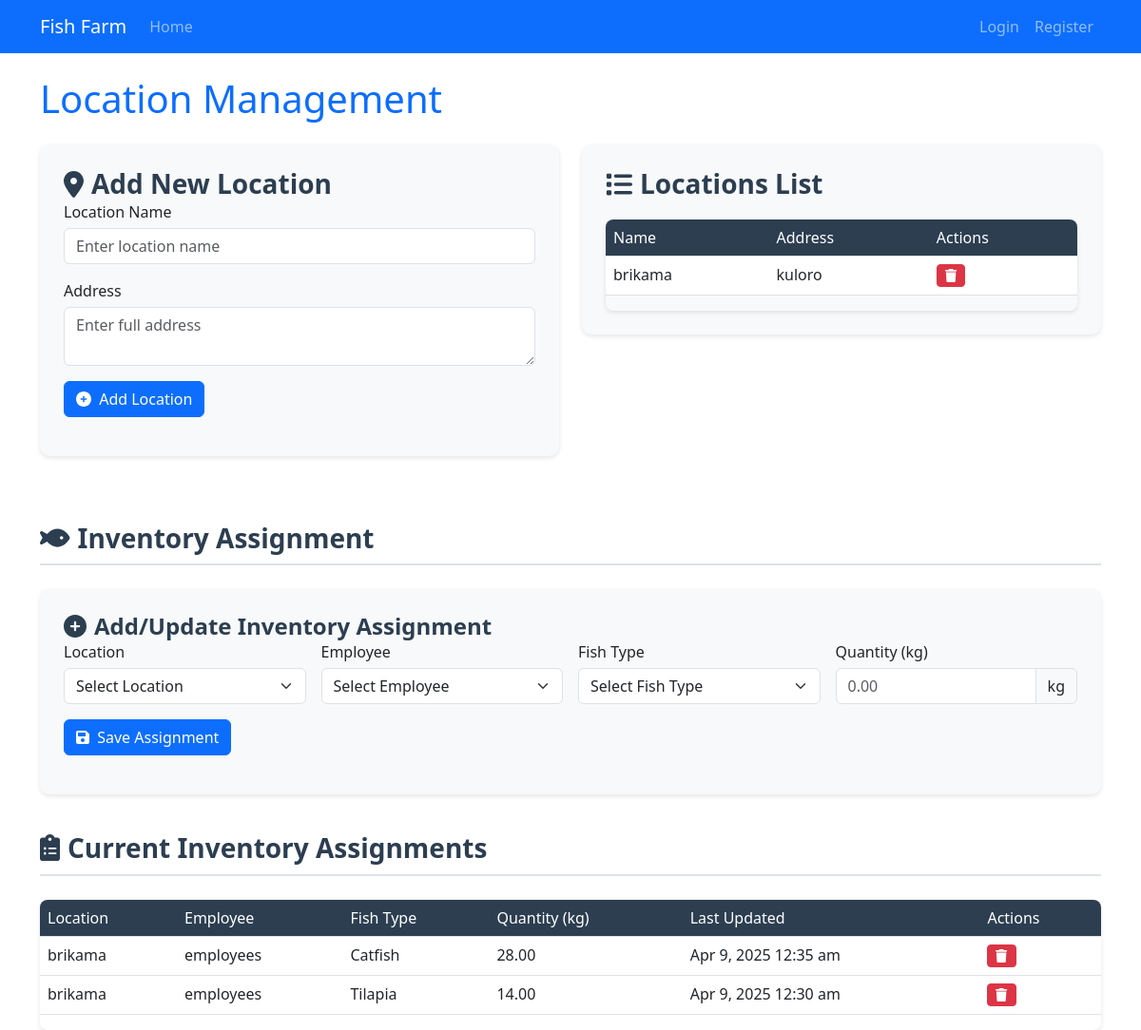
/location_management.php, run on the app's committed database.
### tables this page shows
CREATE TABLE `locations` (
  `id` int(11) NOT NULL,
  `name` varchar(100) NOT NULL,
  `address` text DEFAULT NULL,
  `created_at` timestamp NOT NULL DEFAULT current_timestamp()
);

CREATE TABLE `location_inventory` (
  `id` int(11) NOT NULL,
  `location_id` int(11) NOT NULL,
  `employee_id` int(11) NOT NULL,
  `fish_type_id` int(11) NOT NULL,
  `quantity` decimal(10,2) NOT NULL,
  `last_updated` timestamp NOT NULL DEFAULT current_timestamp() ON UPDATE current_timestamp()
);

CREATE TABLE `users` (
  `id` int(11) NOT NULL,
  `username` varchar(50) NOT NULL,
  `password` varchar(255) NOT NULL,
  `email` varchar(100) NOT NULL,
  `role` enum('admin','employee','customer') DEFAULT 'customer',
  `created_at` timestamp NOT NULL DEFAULT current_timestamp()
);

CREATE TABLE `fish_types` (
  `id` int(11) NOT NULL,
  `name` varchar(50) NOT NULL,
  `description` text DEFAULT NULL,
  `price_per_kg` decimal(10,2) NOT NULL,
  `image_path` varchar(255) DEFAULT NULL
);

### location_management.php (the view, shortened to what this page needs)
<?php
require_once 'navbar.php';
$locations = $pdo->query("SELECT * FROM locations ORDER BY name")->fetchAll();
$inventoryAssignments = $pdo->query("
    SELECT li.*, l.name as location_name, u.username as employee_name, ft.name as fish_type_name
    FROM location_inventory li
    JOIN locations l ON li.location_id = l.id
    JOIN users u ON li.employee_id = u.id
    JOIN fish_types ft ON li.fish_type_id = ft.id
    ORDER BY l.name, u.username, ft.name
")->fetchAll();
?>
<!DOCTYPE html>
<html lang="en">
<head>
    <link href="https://cdn.jsdelivr.net/npm/bootstrap@5.3.0/dist/css/bootstrap.min.css" rel="stylesheet">
    <link rel="stylesheet" href="https://cdnjs.cloudflare.com/ajax/libs/font-awesome/6.0.0/css/all.min.css">
</head>
<body>
    <div class="container">
        <h1 class="my-4 text-primary">Location Management</h1>
        <div class="row">
            <div class="col-lg-6">
                <div class="form-container">
                    <h3 class="card-title"><i class="fas fa-map-marker-alt me-2"></i>Add New Location</h3>
                    <form method="POST">
                        <div class="mb-3">
                            <label for="name" class="form-label">Location Name</label>
                            <input type="text" class="form-control" id="name" name="name" required placeholder="Enter location name">
                        </div>
                        <div class="mb-3">
                            <label for="address" class="form-label">Address</label>
                            <textarea class="form-control" id="address" name="address" rows="2" required placeholder="Enter full address"></textarea>
                        </div>
                        <button type="submit" name="add_location" class="btn btn-primary">
                            <i class="fas fa-plus-circle me-1"></i> Add Location
                        </button>
                    </form>
                </div>
            </div>
            <div class="col-lg-6">
                <div class="form-container">
                    <h3 class="card-title"><i class="fas fa-list me-2"></i>Locations List</h3>
                    <?php if (count($locations) > 0): ?>
                        <div class="table-responsive">
                            <table class="table table-hover">
                                <thead>
                                    <tr>
                                        <th>Name</th>
                                        <th>Address</th>
                                        <th>Actions</th>
                                    </tr>
                                </thead>
                                <tbody>
                                    <?php foreach ($locations as $location): ?>
                                        <tr>
                                            <td><?= htmlspecialchars($location['name']) ?></td>
                                            <td><?= htmlspecialchars($location['address']) ?></td>
                                            <td class="action-buttons">
                                                <form method="POST" style="display: inline;">
                                                    <button type="submit" name="delete_location" class="btn btn-sm btn-danger"
                                                        onclick="return confirm('Are you sure you want to delete this location and all its assignments?')">
                                                        <i class="fas fa-trash"></i>
                                                    </button>
                                                </form>
                                            </td>
                                        </tr>
                                    <?php endforeach; ?>
                                </tbody>
                            </table>
                        </div>
                    <?php else: ?>
                        <div class="alert alert-info">No locations found. Add your first location above.</div>
                    <?php endif; ?>
                </div>
            </div>
        </div>
        <h3 class="section-title"><i class="fas fa-fish me-2"></i>Inventory Assignment</h3>
        <div class="form-container">
            <h4 class="card-title"><i class="fas fa-plus-circle me-2"></i>Add/Update Inventory Assignment</h4>
            <form method="POST">
                <div class="row g-3">
                    <div class="col-md-3">
                        <label for="location_id" class="form-label">Location</label>
                        <select class="form-select" id="location_id" name="location_id" required>
                            <option value="">Select Location</option>
                        </select>
                    </div>
                    <div class="col-md-3">
                        <label for="employee_id" class="form-label">Employee</label>
                        <select class="form-select" id="employee_id" name="employee_id" required>
                            <option value="">Select Employee</option>
                        </select>
                    </div>
                    <div class="col-md-3">
                        <label for="fish_type_id" class="form-label">Fish Type</label>
                        <select class="form-select" id="fish_type_id" name="fish_type_id" required>
                            <option value="">Select Fish Type</option>
                        </select>
                    </div>
                    <div class="col-md-3">
                        <label for="quantity" class="form-label">Quantity (kg)</label>
                        <div class="input-group">
                            <input type="number" step="0.01" min="0" class="form-control" id="quantity" name="quantity" required placeholder="0.00">
                            <span class="input-group-text">kg</span>
                        </div>
                    </div>
                    <div class="col-md-12 mt-3">
                        <button type="submit" name="add_assignment" class="btn btn-primary">
                            <i class="fas fa-save me-1"></i> Save Assignment
                        </button>
                    </div>
                </div>
            </form>
        </div>
        <h3 class="section-title"><i class="fas fa-clipboard-list me-2"></i>Current Inventory Assignments</h3>
        <div class="table-responsive">
            <?php if (count($inventoryAssignments) > 0): ?>
                <table class="table table-hover">
                    <thead>
                        <tr>
                            <th>Location</th>
                            <th>Employee</th>
                            <th>Fish Type</th>
                            <th>Quantity (kg)</th>
                            <th>Last Updated</th>
                            <th>Actions</th>
                        </tr>
                    </thead>
                    <tbody>
                        <?php foreach ($inventoryAssignments as $assignment): ?>
                            <tr>
                                <td><?= htmlspecialchars($assignment['location_name']) ?></td>
                                <td><?= htmlspecialchars($assignment['employee_name']) ?></td>
                                <td><?= htmlspecialchars($assignment['fish_type_name']) ?></td>
                                <td><?= number_format($assignment['quantity'], 2) ?></td>
                                <td><?= date('M j, Y g:i a', strtotime($assignment['last_updated'])) ?></td>
                                <td class="action-buttons">
                                    <form method="POST" action="delete_assignment.php" style="display: inline;">
                                        <button type="submit" class="btn btn-sm btn-danger"
                                            onclick="return confirm('Are you sure you want to delete this assignment?')">
                                            <i class="fas fa-trash"></i>
                                        </button>
                                    </form>
                                </td>
                            </tr>
                        <?php endforeach; ?>
                    </tbody>
                </table>
            <?php else: ?>
                <div class="alert alert-info">No inventory assignments found. Create your first assignment above.</div>
            <?php endif; ?>
        </div>
    </div>
</body>
</html>

### location_management.php (style rules this page uses)
.form-container { background-color: #f8f9fa; padding: 25px; border-radius: 10px; margin-bottom: 30px; box-shadow: 0 2px 5px rgba(0, 0, 0, 0.1); }
.table-responsive { margin-top: 20px; box-shadow: 0 2px 5px rgba(0, 0, 0, 0.1); border-radius: 8px; overflow: hidden; }
.section-title { margin-top: 40px; margin-bottom: 25px; padding-bottom: 10px; border-bottom: 2px solid #dee2e6; color: #2c3e50; font-weight: 600; }
.card-title { color: #2c3e50; font-weight: 600; }
.action-buttons { white-space: nowrap; }
.form-label { font-weight: 500; margin-bottom: 5px; }
.table th { background-color: #2c3e50; color: white; font-weight: 500; }

### data on the page
locations: name "brikama", address "kuloro"
location_inventory: location.name "brikama", employee.username "employees", fish_type.name "Catfish", quantity "28.00", last_updated "Apr 9, 2025 12:35 am"
location_inventory: location.name "brikama", employee.username "employees", fish_type.name "Tilapia", quantity "14.00", last_updated "Apr 9, 2025 12:30 am"
